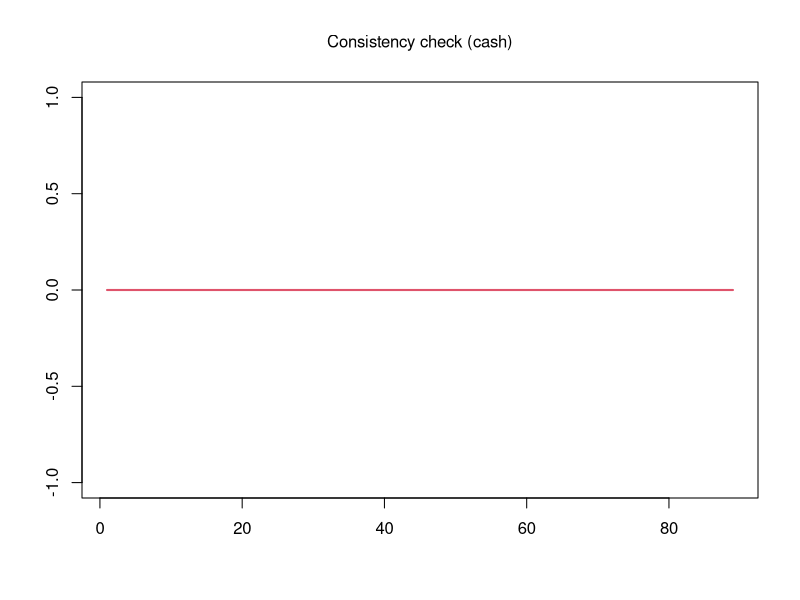
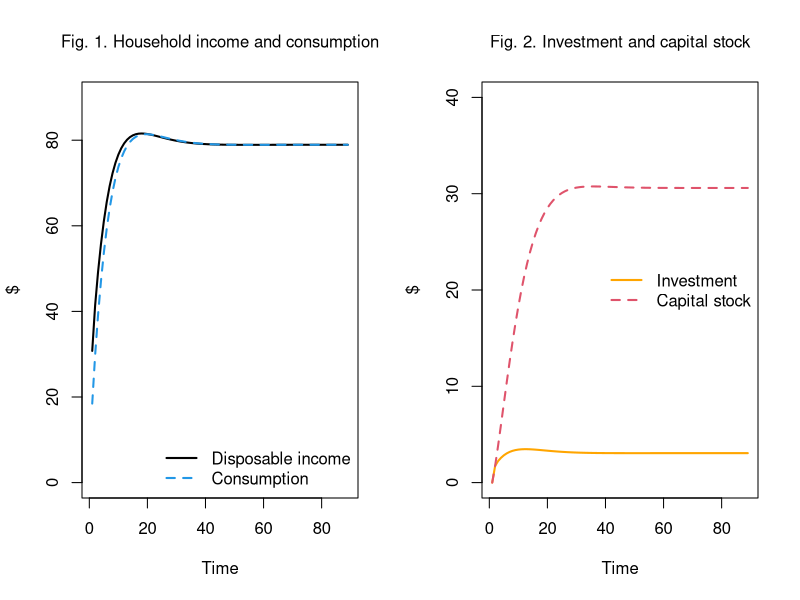

The R source for these figures, in order:
#+++++++++++++++++++++++++++++++++++

#Hybrid PC + BMW model 

#Created by Marco Veronese Passarella

#Last revision: 15/04/2026

#+++++++++++++++++++++++++++++++++++

#Set the environment ####
rm(list=ls(all=TRUE))     #Clear the workspace 
nPeriods = 90             #Define number of periods
nScenarios=3              #Define number of scenarios

#+++++++++++++++++++++++++++++++++++

#Set values for parameters and exogenous variables (excluding shocks)
alpha1<-0.6         #Propensity to consume out of income 
alpha2<-0.4         #Propensity to consume out of wealth
lambda10<-0.3       #Portfolio equation coefficient
lambda11<-0         #Portfolio equation coefficient
lambda12<-0         #Portfolio equation coefficient
lambda13<-0         #Portfolio equation coefficient
lambda_c<-0.2       #Wealth to consumption ratio
theta<-0.2          #Average tax rate on income  
delta<-0.1          #Depreciation rate
gamma<-0.15         #Reaction speed of adjustment of capital to its target value
kappa<-0.3          #Capital-Output ratio

#+++++++++++++++++++++++++++++++++++

#Define model variables ####

#Government bills held by Central Bank
b_cb<-matrix(data=0,nrow=nScenarios,ncol=nPeriods)
#Government bills held by households
b_h<-matrix(data=0,nrow=nScenarios,ncol=nPeriods) 
#Government bills held by banks
b_b<-matrix(data=0,nrow=nScenarios,ncol=nPeriods) 
#Government bills supplied by government
b_s<-matrix(data=0,nrow=nScenarios,ncol=nPeriods) 
#Consumption goods
cons<-matrix(data=0,nrow=nScenarios,ncol=nPeriods) 
#Government goods
g<-matrix(data=20,nrow=nScenarios,ncol=nPeriods) 
#Cash money held by households
h_h<-matrix(data=0,nrow=nScenarios,ncol=nPeriods) 
#Cash money supplied by central bank
h_s<-matrix(data=0,nrow=nScenarios,ncol=nPeriods) 
#Interest rate on government bills
rb<-matrix(data=0.02,nrow=nScenarios,ncol=nPeriods) 
#Interest rate on deposits
rm<-matrix(data=0.02,nrow=nScenarios,ncol=nPeriods) 
#Interest rate on loans
rl<-matrix(data=0.02,nrow=nScenarios,ncol=nPeriods) 
#Taxes
t<-matrix(data=0,nrow=nScenarios,ncol=nPeriods) 
#Households wealth
v<-matrix(data=0,nrow=nScenarios,ncol=nPeriods) 
#Income = GDP
y<-matrix(data=0,nrow=nScenarios,ncol=nPeriods) 
#Disposable income of households
yd<-matrix(data=0,nrow=nScenarios,ncol=nPeriods) 
#Amortization funds
af<-matrix(data=0,nrow=nScenarios,ncol=nPeriods)
#Depreciation allowances
da<-matrix(data=0,nrow=nScenarios,ncol=nPeriods)
#Stock of capital
k<-matrix(data=0,nrow=nScenarios,ncol=nPeriods)  
#Target stock of capital
kt<-matrix(data=0,nrow=nScenarios,ncol=nPeriods)
#Demans for bank loans 
ld<-matrix(data=0,nrow=nScenarios,ncol=nPeriods)  
#Supply of bank loans 
ls<-matrix(data=0,nrow=nScenarios,ncol=nPeriods)  
#Demand for Investment
id<-matrix(data=0,nrow=nScenarios,ncol=nPeriods)
#Bank deposits held by households
mh<-matrix(data=0,nrow=nScenarios,ncol=nPeriods)
#Supply of bank deposits
ms<-matrix(data=0,nrow=nScenarios,ncol=nPeriods)

#+++++++++++++++++++++++++++++++++++

#Choose scenario
for (j in 1:nScenarios){
  
  #Define time loop
  for (i in 2:nPeriods){
    
    #Define iterations
    for (iterations in 1:30){
      
      #Run the model ####     
      
      #Determination of output
      y[j,i] = cons[j,i] + g[j,i] + id[j,i]
      
      #Disposable income
      yd[j,i] = y[j,i] - t[j,i] - af[j,i] - rl[j,i-1]*ld[j,i-1] + rb[j,i-1]*b_h[j,i-1] + rm[j,i-1]*mh[j,i-1]
      
      #Tax payments
      t[j,i] = theta*(y[j,i] + rb[j,i-1]*b_h[j,i-1] + rm[j,i-1]*mh[j,i-1]) 
      
      #Wealth accumulation
      v[j,i] = v[j,i-1] + (yd[j,i] - cons[j,i])
      
      #Consumption function
      cons[j,i] = alpha1*yd[j,i] + alpha2*v[j,i-1]
      
      #Cash money as function of expected transactions
      h_h[j,i] = lambda_c * cons[j,i-1]
      
      #Demand for government bills
      b_h[j,i] = v[j,i]*(lambda10 + lambda11*rb[j,i] - lambda12*rm[j,i] - lambda13*(yd[j,i]/v[j,i]))
      
      #Supply of government bills
      b_s[j,i] = b_s[j,i-1] + (g[j,i] + rb[j,i-1]*b_s[j,i-1]) - (t[j,i] + rb[j,i-1]*b_cb[j,i-1])
      
      #Supply of cash
      h_s[j,i] = h_s[j,i-1] + b_cb[j,i] - b_cb[j,i-1]
      
      #Government bills held by the central bank
      b_cb[j,i] = b_s[j,i] - b_h[j,i] - b_b[j,i]
      
      #Target capital stock
      kt[j,i] = kappa*y[j,i-1]
      
      #Depreciation allowances
      da[j,i] = delta*k[j,i-1]
      
      #Amortization funds
      af[j,i] = da[j,i]
      
      #Gross investment
      id[j,i] = gamma*(kt[j,i] - k[j,i-1]) + da[j,i]
      
      #Capital stock
      k[j,i] = k[j,i-1] + id[j,i] - da[j,i]
      
      #Demand for loans
      ld[j,i] = ld[j,i-1] + id[j,i] - af[j,i]
      
      #Supply of bank loans
      ls[j,i] = ls[j,i-1] + (ld[j,i] - ld[j,i-1]) 
      
      #Supply of bank deposits
      ms[j,i] = ms[j,i-1] + (ls[j,i] - ls[j,i-1])
      
      #Demand of deposits as buffer stock
      mh[j,i] = v[j,i] - b_h[j,i] - h_h[j,i]
      
      #Bills held by banks (if negative, advances received from CB)
      b_b[j,i] = mh[j,i] - ms[j,i]
      
    }
  }
}

#+++++++++++++++++++++++++++++++++++

#Consistency check (redundant equation) ####
plot(h_h[1,2:nPeriods]-h_s[1,2:nPeriods],type="l",lwd=2,lty=1,col=2,
     font.main=1,cex.main=1,
     main="Consistency check (cash)",ylab='',xlab='',ylim=range(-1,1))

#+++++++++++++++++++++++++++++++++++

#Create and display graphs ####

#Define layout
layout(matrix(c(1,2), 1, 2, byrow = TRUE))

#Figure 1
plot(yd[1,2:nPeriods],type="l",col="1",lwd=2,
     lty=1,font.main=1,cex.main=1,
     main="Fig. 1. Household income and consumption",
     ylab='$',xlab='Time',ylim=range(0,90))
lines(cons[1,2:nPeriods],type="l",lwd=2,lty=2,col="4")
legend("bottomright",c("Disposable income","Consumption"),bty="n",cex=1,
       lty=c(1,2),lwd=c(2,2),col=c(1,4),box.lwd=0)

#Figure 2
plot(id[1,2:nPeriods],type="l",col="orange",lwd=2,
     lty=1,font.main=1,cex.main=1,
     main="Fig. 2. Investment and capital stock",
     ylab='$',xlab='Time',ylim=range(0,40))
lines(k[1,2:nPeriods],type="l",lwd=2,lty=2,col=2)
legend("right",c("Investment","Capital stock"),bty="n",cex=1,
       lty=c(1,2),lwd=c(2,2),col=c("orange",2),box.lwd=0)
